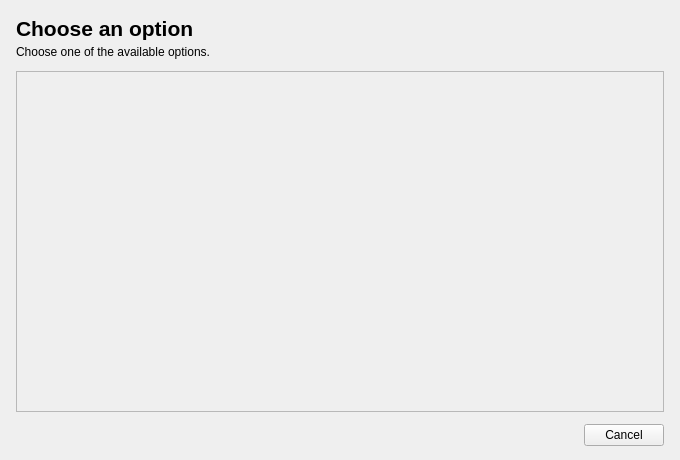
<?xml version="1.0" encoding="UTF-8"?>
<ui version="4.0">
 <class>SelectionDialog</class>
 <widget class="QDialog" name="SelectionDialog">
  <property name="geometry"><rect><x>0</x><y>0</y><width>680</width><height>460</height></rect></property>
  <property name="minimumSize"><size><width>520</width><height>360</height></size></property>
  <property name="windowTitle"><string>Choose an option</string></property>
  <layout class="QVBoxLayout" name="verticalLayout">
   <property name="spacing"><number>12</number></property>
   <property name="leftMargin"><number>16</number></property><property name="topMargin"><number>16</number></property>
   <property name="rightMargin"><number>16</number></property><property name="bottomMargin"><number>14</number></property>
   <item>
    <widget class="QWidget" name="headerPanel" native="true">
     <layout class="QVBoxLayout" name="headerLayout">
      <property name="spacing"><number>4</number></property>
      <property name="leftMargin"><number>0</number></property><property name="topMargin"><number>0</number></property>
      <property name="rightMargin"><number>0</number></property><property name="bottomMargin"><number>0</number></property>
      <item><widget class="QLabel" name="titleLabel"><property name="font"><font><pointsize>16</pointsize><weight>600</weight><bold>true</bold></font></property><property name="text"><string>Choose an option</string></property></widget></item>
      <item><widget class="QLabel" name="descriptionLabel"><property name="text"><string>Choose one of the available options.</string></property><property name="wordWrap"><bool>true</bool></property></widget></item>
     </layout>
    </widget>
   </item>
   <item>
    <widget class="QScrollArea" name="scrollArea">
     <property name="minimumSize"><size><width>0</width><height>220</height></size></property>
     <property name="horizontalScrollBarPolicy"><enum>Qt::ScrollBarAlwaysOff</enum></property>
     <property name="widgetResizable"><bool>true</bool></property>
     <widget class="QWidget" name="scrollAreaWidgetContents">
      <property name="geometry"><rect><x>0</x><y>0</y><width>640</width><height>300</height></rect></property>
      <layout class="QVBoxLayout" name="verticalLayout_2">
       <property name="spacing"><number>8</number></property>
       <property name="leftMargin"><number>4</number></property><property name="topMargin"><number>4</number></property>
       <property name="rightMargin"><number>4</number></property><property name="bottomMargin"><number>4</number></property>
       <item>
        <widget class="QDialogButtonBox" name="buttonBox">
         <property name="sizePolicy"><sizepolicy hsizetype="Expanding" vsizetype="Expanding"><horstretch>0</horstretch><verstretch>0</verstretch></sizepolicy></property>
         <property name="orientation"><enum>Qt::Vertical</enum></property>
         <property name="standardButtons"><set>QDialogButtonBox::NoButton</set></property>
         <property name="centerButtons"><bool>false</bool></property>
        </widget>
       </item>
      </layout>
     </widget>
    </widget>
   </item>
   <item>
    <layout class="QHBoxLayout" name="footerLayout">
     <item><spacer name="footerSpacer"><property name="orientation"><enum>Qt::Horizontal</enum></property><property name="sizeHint" stdset="0"><size><width>40</width><height>20</height></size></property></spacer></item>
     <item><widget class="QPushButton" name="cancelButton"><property name="text"><string>Cancel</string></property><property name="autoDefault"><bool>false</bool></property></widget></item>
    </layout>
   </item>
  </layout>
 </widget>
 <resources/>
 <connections/>
</ui>
